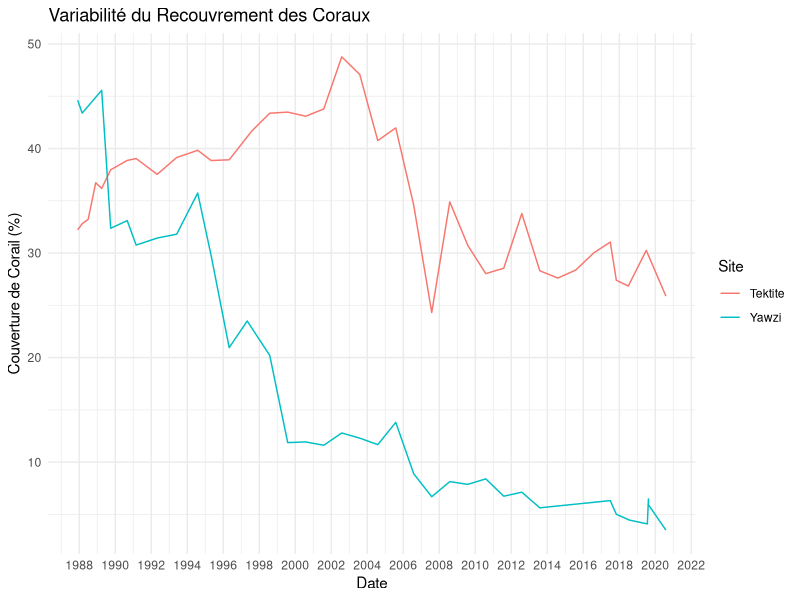
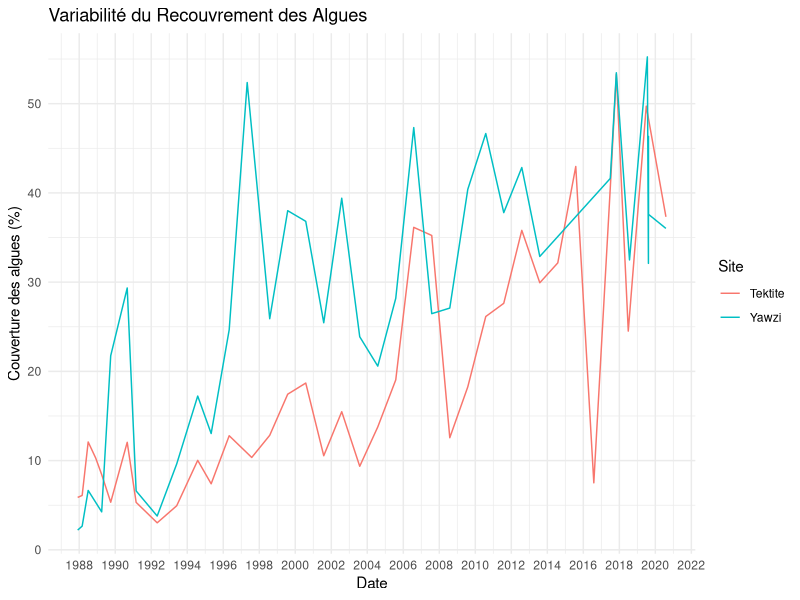
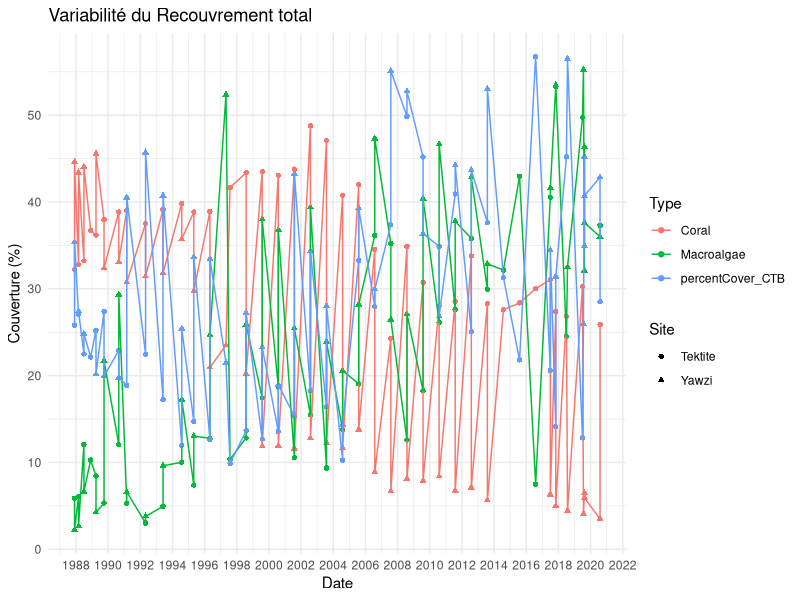
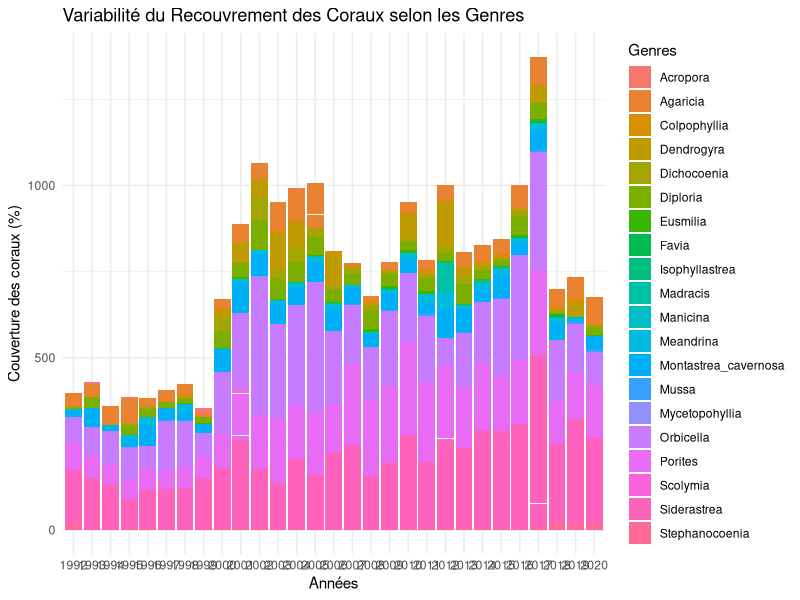
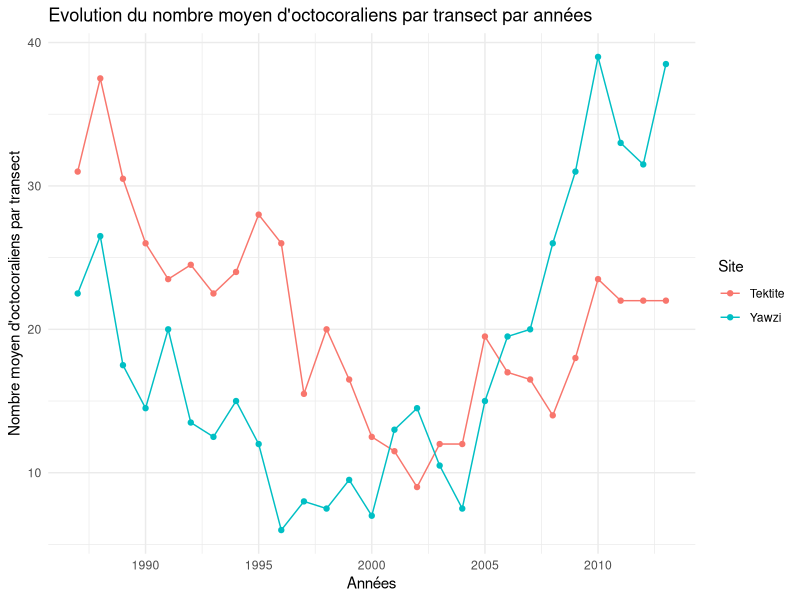
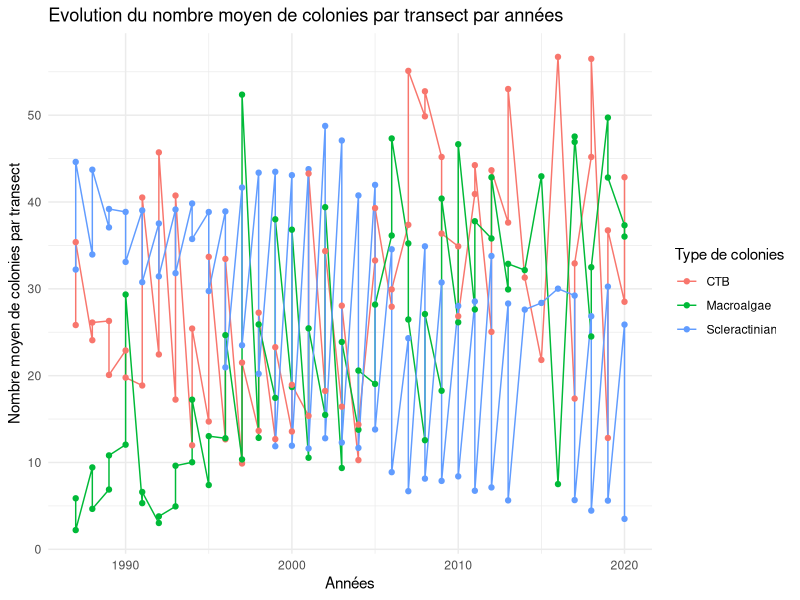
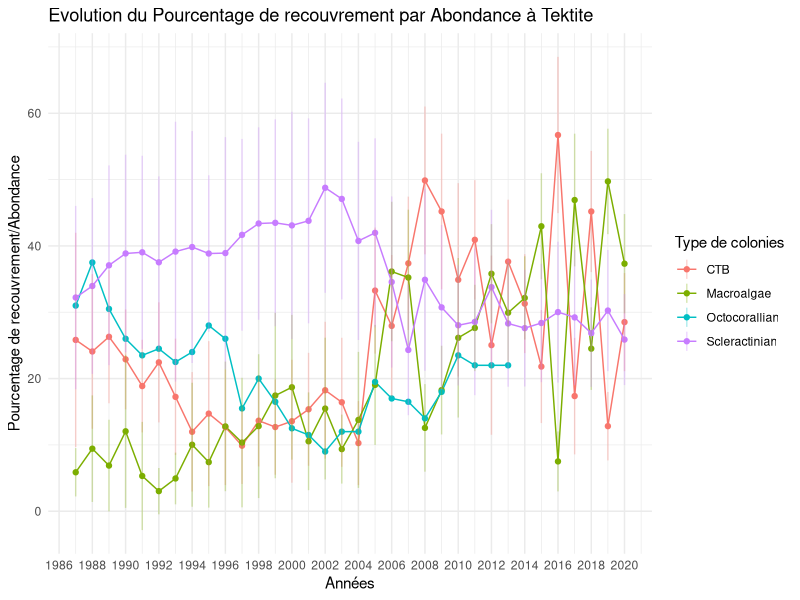
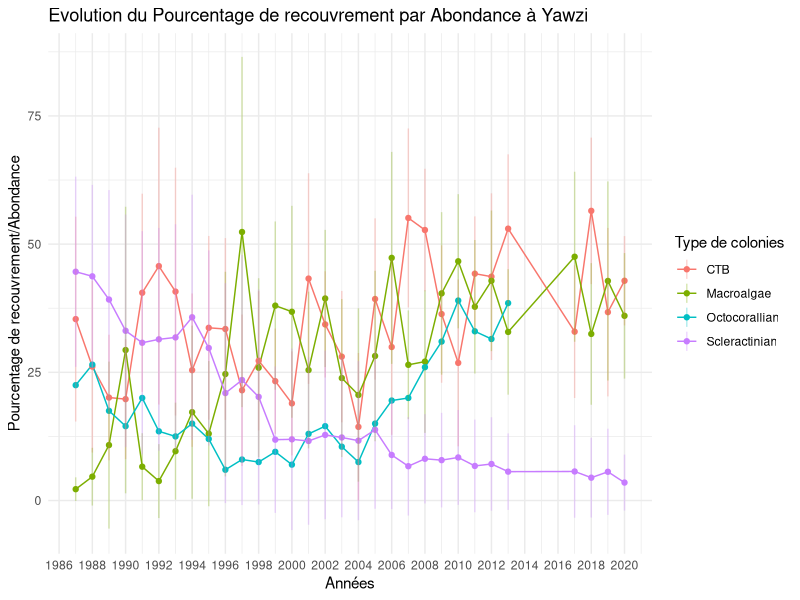

Recreate these plots in R, in order.
library(ggplot2)
library(tidyverse)
library(dplyr)
library(tidyr)
library(stringr)

##### Adultes ----

### Yawzi_tektite ----

# Runer ligne 11 a 52 ensemble 
# Charger les données
cover <- read.csv("Data/raw/Biotique/Adultes/CSUN_USVI_yawzi_tektite_20210401.csv",
                  header = F,
                  skip = 1,
                  sep = ";",
                  col.names = c("date",     
                                "site",     
                                "transect",     
                                "quadrat",     
                                "percentCover_allCoral",     
                                "percentCover_macroalgae",     
                                "percentCover_CTB"),
                  check.names = TRUE)

# Convertir la colonne date en format Date
cover$date <- as.Date(cover$date, format = "%d/%m/%Y")

# Vérifier les types des colonnes et les convertir si nécessaire
cover$site <- as.factor(cover$site)
cover$transect <- as.numeric(as.character(cover$transect))
cover$quadrat <- as.factor(cover$quadrat)
cover$percentCover_allCoral <- as.numeric(as.character(cover$percentCover_allCoral))
cover$percentCover_macroalgae <- as.numeric(as.character(cover$percentCover_macroalgae))
cover$percentCover_CTB <- as.numeric(as.character(cover$percentCover_CTB))

# Convertir les valeurs manquantes en NA
cover$percentCover_allCoral <- ifelse(trimws(as.character(cover$percentCover_allCoral)) == "nd", NA, cover$percentCover_allCoral)
cover$percentCover_macroalgae <- ifelse(trimws(as.character(cover$percentCover_macroalgae)) == "nd", NA, cover$percentCover_macroalgae)
cover$percentCover_CTB <- ifelse(trimws(as.character(cover$percentCover_CTB)) == "nd", NA, cover$percentCover_CTB)

# Calculer la moyenne par date et site
cover_mean <- cover %>%
  group_by(date, site) %>%
  summarise(across(starts_with("percentCover"), mean, na.rm = TRUE))

# Renommer les colonnes
cover_mean <- cover_mean %>%
  rename(Coral = percentCover_allCoral, 
         Macroalgae = percentCover_macroalgae)

# Créer les graphiques
ggplot(data = cover_mean) +
  geom_path(aes(x = date, y = Coral, color = site)) +
  scale_x_date(breaks = scales::breaks_pretty(20)) +
  labs(title = "Variabilité du Recouvrement des Coraux",
       x = "Date",
       y = "Couverture de Corail (%)",
       color = "Site") +
  theme_minimal()

ggplot() +
  geom_path(mapping = aes(x = date, y = Macroalgae, color = site), 
             data = cover_mean)+
  scale_x_date(breaks = scales ::breaks_pretty(20)) +
  labs(title = "Variabilité du Recouvrement des Algues",
       x = "Date",
       y = "Couverture des algues (%)",
       color = "Site") +
  theme_minimal()

# Pivot pour ploter ensemble
cover_long <- pivot_longer(cover_mean, -(date : site) , names_to="Type", values_to="Cover")

ggplot() +
  geom_point(mapping = aes(x = date, y = Cover, color = Type, shape = site ), 
            data = cover_long)+
  geom_line(mapping = aes(x = date, y = Cover, color = Type), 
             data = cover_long)+
  scale_x_date(breaks = scales ::breaks_pretty(20)) +
  labs(title = "Variabilité du Recouvrement total",
       x = "Date",
       y = "Couverture (%)",
       color = "Type",
       shape = "Site") +
  theme_minimal()


### Random ----

species_ab <-read.csv("Data/raw/Biotique/Adultes/CSUN_USVI_random_20210401.csv",header=F 
               ,skip=1
               ,sep=";"  
               , col.names=c(
                 "site",     
                 "quadrat",     
                 "year",     
                 "Coral",     
                 "Macroalgae",     
                 "CTB",     
                 "Orbicella",     
                 "Montastrea_cavernosa",     
                 "Agaricia",     
                 "Colpophyllia",     
                 "Dendrogyra",     
                 "Dichocoenia",     
                 "Diploria",     
                 "Eusmilia",     
                 "Favia",     
                 "Madracis",     
                 "Meandrina",     
                 "Mussa",     
                 "Porites",     
                 "Stephanocoenia",     
                 "Siderastrea",     
                 "Manicina",     
                 "Mycetopohyllia",     
                 "Acropora",     
                 "Isophyllastrea",     
                 "Scolymia",
                 "Millepora"), check.names=TRUE)

# Fix any interval or ratio columns mistakenly read in as nominal and nominal columns read as numeric or dates read as strings
if (class(species_ab$site)!="factor") species_ab$site<- as.factor(species_ab$site)
if (class(species_ab$quadrat)=="factor") species_ab$quadrat <-as.numeric(levels(species_ab$quadrat))[as.integer(species_ab$quadrat) ]               
if (class(species_ab$quadrat)=="character") species_ab$quadrat <-as.numeric(species_ab$quadrat)
if (class(species_ab$percentCover_all)=="factor") species_ab$percentCover_all <-as.numeric(levels(species_ab$percentCover_all))[as.integer(species_ab$percentCover_all) ]               
if (class(species_ab$percentCover_all)=="character") species_ab$percentCover_all <-as.numeric(species_ab$percentCover_all)
if (class(species_ab$percentCover_macroalgae)=="factor") species_ab$percentCover_macroalgae <-as.numeric(levels(species_ab$percentCover_macroalgae))[as.integer(species_ab$percentCover_macroalgae) ]               
if (class(species_ab$percentCover_macroalgae)=="character") species_ab$percentCover_macroalgae <-as.numeric(species_ab$percentCover_macroalgae)
if (class(species_ab$percentCover_CTB)=="factor") species_ab$percentCover_CTB <-as.numeric(levels(species_ab$percentCover_CTB))[as.integer(species_ab$percentCover_CTB) ]               
if (class(species_ab$percentCover_CTB)=="character") species_ab$percentCover_CTB <-as.numeric(species_ab$percentCover_CTB)
if (class(species_ab$Orbicella)=="factor") species_ab$Orbicella <-as.numeric(levels(species_ab$Orbicella))[as.integer(species_ab$Orbicella) ]               
if (class(species_ab$Orbicella)=="character") species_ab$Orbicella <-as.numeric(species_ab$Orbicella)
if (class(species_ab$Montastrea_cavernosa)=="factor") species_ab$Montastrea_cavernosa <-as.numeric(levels(species_ab$Montastrea_cavernosa))[as.integer(species_ab$Montastrea_cavernosa) ]               
if (class(species_ab$Montastrea_cavernosa)=="character") species_ab$Montastrea_cavernosa <-as.numeric(species_ab$Montastrea_cavernosa)
if (class(species_ab$Agaricia)=="factor") species_ab$Agaricia <-as.numeric(levels(species_ab$Agaricia))[as.integer(species_ab$Agaricia) ]               
if (class(species_ab$Agaricia)=="character") species_ab$Agaricia <-as.numeric(species_ab$Agaricia)
if (class(species_ab$Colpophyllia)=="factor") species_ab$Colpophyllia <-as.numeric(levels(species_ab$Colpophyllia))[as.integer(species_ab$Colpophyllia) ]               
if (class(species_ab$Colpophyllia)=="character") species_ab$Colpophyllia <-as.numeric(species_ab$Colpophyllia)
if (class(species_ab$Dendrogyra)=="factor") species_ab$Dendrogyra <-as.numeric(levels(species_ab$Dendrogyra))[as.integer(species_ab$Dendrogyra) ]               
if (class(species_ab$Dendrogyra)=="character") species_ab$Dendrogyra <-as.numeric(species_ab$Dendrogyra)
if (class(species_ab$Dichocoenia)=="factor") species_ab$Dichocoenia <-as.numeric(levels(species_ab$Dichocoenia))[as.integer(species_ab$Dichocoenia) ]               
if (class(species_ab$Dichocoenia)=="character") species_ab$Dichocoenia <-as.numeric(species_ab$Dichocoenia)
if (class(species_ab$Diploria)=="factor") species_ab$Diploria <-as.numeric(levels(species_ab$Diploria))[as.integer(species_ab$Diploria) ]               
if (class(species_ab$Diploria)=="character") species_ab$Diploria <-as.numeric(species_ab$Diploria)
if (class(species_ab$Eusmilia)=="factor") species_ab$Eusmilia <-as.numeric(levels(species_ab$Eusmilia))[as.integer(species_ab$Eusmilia) ]               
if (class(species_ab$Eusmilia)=="character") species_ab$Eusmilia <-as.numeric(species_ab$Eusmilia)
if (class(species_ab$Favia)=="factor") species_ab$Favia <-as.numeric(levels(species_ab$Favia))[as.integer(species_ab$Favia) ]               
if (class(species_ab$Favia)=="character") species_ab$Favia <-as.numeric(species_ab$Favia)
if (class(species_ab$Madracis)=="factor") species_ab$Madracis <-as.numeric(levels(species_ab$Madracis))[as.integer(species_ab$Madracis) ]               
if (class(species_ab$Madracis)=="character") species_ab$Madracis <-as.numeric(species_ab$Madracis)
if (class(species_ab$Meandrina)=="factor") species_ab$Meandrina <-as.numeric(levels(species_ab$Meandrina))[as.integer(species_ab$Meandrina) ]               
if (class(species_ab$Meandrina)=="character") species_ab$Meandrina <-as.numeric(species_ab$Meandrina)
if (class(species_ab$Mussa)=="factor") species_ab$Mussa <-as.numeric(levels(species_ab$Mussa))[as.integer(species_ab$Mussa) ]               
if (class(species_ab$Mussa)=="character") species_ab$Mussa <-as.numeric(species_ab$Mussa)
if (class(species_ab$Porites)=="factor") species_ab$Porites <-as.numeric(levels(species_ab$Porites))[as.integer(species_ab$Porites) ]               
if (class(species_ab$Porites)=="character") species_ab$Porites <-as.numeric(species_ab$Porites)
if (class(species_ab$Stephanocoenia)=="factor") species_ab$Stephanocoenia <-as.numeric(levels(species_ab$Stephanocoenia))[as.integer(species_ab$Stephanocoenia) ]               
if (class(species_ab$Stephanocoenia)=="character") species_ab$Stephanocoenia <-as.numeric(species_ab$Stephanocoenia)
if (class(species_ab$Siderastrea)=="factor") species_ab$Siderastrea <-as.numeric(levels(species_ab$Siderastrea))[as.integer(species_ab$Siderastrea) ]               
if (class(species_ab$Siderastrea)=="character") species_ab$Siderastrea <-as.numeric(species_ab$Siderastrea)
if (class(species_ab$Manicina)=="factor") species_ab$Manicina <-as.numeric(levels(species_ab$Manicina))[as.integer(species_ab$Manicina) ]               
if (class(species_ab$Manicina)=="character") species_ab$Manicina <-as.numeric(species_ab$Manicina)
if (class(species_ab$Mycetopohyllia)=="factor") species_ab$Mycetopohyllia <-as.numeric(levels(species_ab$Mycetopohyllia))[as.integer(species_ab$Mycetopohyllia) ]               
if (class(species_ab$Mycetopohyllia)=="character") species_ab$Mycetopohyllia <-as.numeric(species_ab$Mycetopohyllia)
if (class(species_ab$Acropora)=="factor") species_ab$Acropora <-as.numeric(levels(species_ab$Acropora))[as.integer(species_ab$Acropora) ]               
if (class(species_ab$Acropora)=="character") species_ab$Acropora <-as.numeric(species_ab$Acropora)
if (class(species_ab$Isophyllastrea)=="factor") species_ab$Isophyllastrea <-as.numeric(levels(species_ab$Isophyllastrea))[as.integer(species_ab$Isophyllastrea) ]               
if (class(species_ab$Isophyllastrea)=="character") species_ab$Isophyllastrea <-as.numeric(species_ab$Isophyllastrea)
if (class(species_ab$Scolymia)=="factor") species_ab$Scolymia <-as.numeric(levels(species_ab$Scolymia))[as.integer(species_ab$Scolymia) ]               
if (class(species_ab$Scolymia)=="character") species_ab$Scolymia <-as.numeric(species_ab$Scolymia)

# Convert Missing Values to NA for non-dates
species_ab$quadrat <- ifelse((trimws(as.character(species_ab$quadrat))==trimws("nd")),NA,species_ab$quadrat)               
suppressWarnings(species_ab$quadrat <- ifelse(!is.na(as.numeric("nd")) & (trimws(as.character(species_ab$quadrat))==as.character(as.numeric("nd"))),NA,species_ab$quadrat))
species_ab$Orbicella <- ifelse((trimws(as.character(species_ab$Orbicella))==trimws("nd")),NA,species_ab$Orbicella)               
suppressWarnings(species_ab$Orbicella <- ifelse(!is.na(as.numeric("nd")) & (trimws(as.character(species_ab$Orbicella))==as.character(as.numeric("nd"))),NA,species_ab$Orbicella))
species_ab$Montastrea_cavernosa <- ifelse((trimws(as.character(species_ab$Montastrea_cavernosa))==trimws("nd")),NA,species_ab$Montastrea_cavernosa)               
suppressWarnings(species_ab$Montastrea_cavernosa <- ifelse(!is.na(as.numeric("nd")) & (trimws(as.character(species_ab$Montastrea_cavernosa))==as.character(as.numeric("nd"))),NA,species_ab$Montastrea_cavernosa))
species_ab$Agaricia <- ifelse((trimws(as.character(species_ab$Agaricia))==trimws("nd")),NA,species_ab$Agaricia)               
suppressWarnings(species_ab$Agaricia <- ifelse(!is.na(as.numeric("nd")) & (trimws(as.character(species_ab$Agaricia))==as.character(as.numeric("nd"))),NA,species_ab$Agaricia))
species_ab$Colpophyllia <- ifelse((trimws(as.character(species_ab$Colpophyllia))==trimws("nd")),NA,species_ab$Colpophyllia)               
suppressWarnings(species_ab$Colpophyllia <- ifelse(!is.na(as.numeric("nd")) & (trimws(as.character(species_ab$Colpophyllia))==as.character(as.numeric("nd"))),NA,species_ab$Colpophyllia))
species_ab$Dendrogyra <- ifelse((trimws(as.character(species_ab$Dendrogyra))==trimws("nd")),NA,species_ab$Dendrogyra)               
suppressWarnings(species_ab$Dendrogyra <- ifelse(!is.na(as.numeric("nd")) & (trimws(as.character(species_ab$Dendrogyra))==as.character(as.numeric("nd"))),NA,species_ab$Dendrogyra))
species_ab$Dichocoenia <- ifelse((trimws(as.character(species_ab$Dichocoenia))==trimws("nd")),NA,species_ab$Dichocoenia)               
suppressWarnings(species_ab$Dichocoenia <- ifelse(!is.na(as.numeric("nd")) & (trimws(as.character(species_ab$Dichocoenia))==as.character(as.numeric("nd"))),NA,species_ab$Dichocoenia))
species_ab$Diploria <- ifelse((trimws(as.character(species_ab$Diploria))==trimws("nd")),NA,species_ab$Diploria)               
suppressWarnings(species_ab$Diploria <- ifelse(!is.na(as.numeric("nd")) & (trimws(as.character(species_ab$Diploria))==as.character(as.numeric("nd"))),NA,species_ab$Diploria))
species_ab$Eusmilia <- ifelse((trimws(as.character(species_ab$Eusmilia))==trimws("nd")),NA,species_ab$Eusmilia)               
suppressWarnings(species_ab$Eusmilia <- ifelse(!is.na(as.numeric("nd")) & (trimws(as.character(species_ab$Eusmilia))==as.character(as.numeric("nd"))),NA,species_ab$Eusmilia))
species_ab$Favia <- ifelse((trimws(as.character(species_ab$Favia))==trimws("nd")),NA,species_ab$Favia)               
suppressWarnings(species_ab$Favia <- ifelse(!is.na(as.numeric("nd")) & (trimws(as.character(species_ab$Favia))==as.character(as.numeric("nd"))),NA,species_ab$Favia))
species_ab$Madracis <- ifelse((trimws(as.character(species_ab$Madracis))==trimws("nd")),NA,species_ab$Madracis)               
suppressWarnings(species_ab$Madracis <- ifelse(!is.na(as.numeric("nd")) & (trimws(as.character(species_ab$Madracis))==as.character(as.numeric("nd"))),NA,species_ab$Madracis))
species_ab$Meandrina <- ifelse((trimws(as.character(species_ab$Meandrina))==trimws("nd")),NA,species_ab$Meandrina)               
suppressWarnings(species_ab$Meandrina <- ifelse(!is.na(as.numeric("nd")) & (trimws(as.character(species_ab$Meandrina))==as.character(as.numeric("nd"))),NA,species_ab$Meandrina))
species_ab$Mussa <- ifelse((trimws(as.character(species_ab$Mussa))==trimws("nd")),NA,species_ab$Mussa)               
suppressWarnings(species_ab$Mussa <- ifelse(!is.na(as.numeric("nd")) & (trimws(as.character(species_ab$Mussa))==as.character(as.numeric("nd"))),NA,species_ab$Mussa))
species_ab$Porites <- ifelse((trimws(as.character(species_ab$Porites))==trimws("nd")),NA,species_ab$Porites)               
suppressWarnings(species_ab$Porites <- ifelse(!is.na(as.numeric("nd")) & (trimws(as.character(species_ab$Porites))==as.character(as.numeric("nd"))),NA,species_ab$Porites))
species_ab$Stephanocoenia <- ifelse((trimws(as.character(species_ab$Stephanocoenia))==trimws("nd")),NA,species_ab$Stephanocoenia)               
suppressWarnings(species_ab$Stephanocoenia <- ifelse(!is.na(as.numeric("nd")) & (trimws(as.character(species_ab$Stephanocoenia))==as.character(as.numeric("nd"))),NA,species_ab$Stephanocoenia))
species_ab$Siderastrea <- ifelse((trimws(as.character(species_ab$Siderastrea))==trimws("nd")),NA,species_ab$Siderastrea)               
suppressWarnings(species_ab$Siderastrea <- ifelse(!is.na(as.numeric("nd")) & (trimws(as.character(species_ab$Siderastrea))==as.character(as.numeric("nd"))),NA,species_ab$Siderastrea))
species_ab$Manicina <- ifelse((trimws(as.character(species_ab$Manicina))==trimws("nd")),NA,species_ab$Manicina)               
suppressWarnings(species_ab$Manicina <- ifelse(!is.na(as.numeric("nd")) & (trimws(as.character(species_ab$Manicina))==as.character(as.numeric("nd"))),NA,species_ab$Manicina))
species_ab$Mycetopohyllia <- ifelse((trimws(as.character(species_ab$Mycetopohyllia))==trimws("nd")),NA,species_ab$Mycetopohyllia)               
suppressWarnings(species_ab$Mycetopohyllia <- ifelse(!is.na(as.numeric("nd")) & (trimws(as.character(species_ab$Mycetopohyllia))==as.character(as.numeric("nd"))),NA,species_ab$Mycetopohyllia))
species_ab$Acropora <- ifelse((trimws(as.character(species_ab$Acropora))==trimws("nd")),NA,species_ab$Acropora)               
suppressWarnings(species_ab$Acropora <- ifelse(!is.na(as.numeric("nd")) & (trimws(as.character(species_ab$Acropora))==as.character(as.numeric("nd"))),NA,species_ab$Acropora))
species_ab$Isophyllastrea <- ifelse((trimws(as.character(species_ab$Isophyllastrea))==trimws("nd")),NA,species_ab$Isophyllastrea)               
suppressWarnings(species_ab$Isophyllastrea <- ifelse(!is.na(as.numeric("nd")) & (trimws(as.character(species_ab$Isophyllastrea))==as.character(as.numeric("nd"))),NA,species_ab$Isophyllastrea))
species_ab$Scolymia <- ifelse((trimws(as.character(species_ab$Scolymia))==trimws("nd")),NA,species_ab$Scolymia)               
suppressWarnings(species_ab$Scolymia <- ifelse(!is.na(as.numeric("nd")) & (trimws(as.character(species_ab$Scolymia))==as.character(as.numeric("nd"))),NA,species_ab$Scolymia))

# Selection des donnees
species <- select(species_ab,
              site,
              year,
              Orbicella : Scolymia)  %>%
  pivot_longer(Orbicella : Scolymia , names_to="genus", values_to="Cover")

# Particularité de 2017
species$year <- gsub("^11_(\\d{4})$", "\\1", species$year)
species$year <- gsub("^7_(\\d{4})$", "\\1", species$year)

# Plot
ggplot(species, aes(x = year, y = Cover, fill = genus)) +
  geom_bar(position = "stack", stat = "identity") +
  labs(title = "Variabilité du Recouvrement des Coraux selon les Genres",
       x = "Années",
       y = "Couverture des coraux (%)",
       fill = "Genres") +
  theme_minimal()


### Octo ----
Octocoralien <- read_delim("Data/raw/Biotique/Adultes/Octocoralien.csv", 
                           ";", escape_double = FALSE, col_types = cols(year = col_date(format = "%Y"), 
                                                                        count = col_number()), trim_ws = TRUE)

Octo <- Octocoralien %>%
  group_by(year,site) %>%
  summarise_at(vars(count),
               list(sum), na.rm = TRUE) 
colnames(Octo) <- c("Date","Site","Mean")


Octo <- read_delim("Data/raw/Biotique/Adultes/Octo-long.csv", 
                        ";", escape_double = FALSE, col_types = cols(Date = col_date(format = "%m/%d/%Y"), 
                                                                     Somme = col_number(), Mean = col_number()), 
                        locale = locale(decimal_mark = ","), 
                        trim_ws = TRUE)

ggplot(Octo, aes(x=Date, y=Mean, color = Site)) + 
  geom_line() +
  geom_point() +
  labs(title = "Evolution du nombre moyen d'octocoraliens par transect par années",
       x = "Années",
       y = "Nombre moyen d'octocoraliens par transect",
       color = "Site") +
  theme_minimal()

### Sclero ----
Scleractinien <- read_delim("Data/raw/Biotique/Adultes/CSUN_USVI_yawzi_tektite_20210401.csv", 
                     ";", escape_double = FALSE, col_types = cols(Date = col_date(format = "%d/%m/%Y")), 
                     trim_ws = TRUE)

Scleractinien$Date <- substr(Scleractinien$Date,1,4)

Scleractinien <- select(Scleractinien,
                 Date, 
                 Site = site,
                 Scleractinian = percentCover_allCoral,
                 Macroalgae = percentCover_macroalgae,
                 CTB =percentCover_CTB)

Scleractinien2 <- pivot_longer(Scleractinien, col = c("Scleractinian", "Macroalgae", "CTB"), 
             names_to = "Type", values_to = "Recouvrement" )

Sclero <- Scleractinien2 %>%
  group_by(Date,Site, Type) %>%
  summarise_at(vars(Recouvrement), list(mean, sd), na.rm = TRUE) 

colnames(Sclero) <- c("Date","Site", "Type", "Mean", "Sd")

Sclero <- read_delim("Data/raw/Biotique/Adultes/Sclero-long.csv", 
                          ";", escape_double = FALSE, col_types = cols(Date = col_date(format = "%Y"), 
                                                                       Mean = col_number(), Sd = col_number()), 
                          trim_ws = TRUE)

ggplot(Sclero, aes(x=Date, y=Mean, group = Type, color = Type)) + 
  geom_line() +
  geom_point() +
  labs(title = "Evolution du nombre moyen de colonies par transect par années",
       x = "Années",
       y = "Nombre moyen de colonies par transect",
       color = "Type de colonies") +
  theme_minimal()

### Jointure ----

all_biotique <- full_join(Sclero, Octo, by = c("Date", "Site", "Type", "Mean"))

Tektite <- all_biotique %>%
  filter(Site == "Tektite") %>%
  select(!Site)

Yawzi <- all_biotique %>%
  filter(Site == "Yawzi") %>%
  select(!Site)



### Plot ----
ggplot(Tektite, aes(x=Date, y=Mean, group=Type, color=Type)) + 
  geom_line() +
  geom_point()+
  geom_linerange(aes(ymin=Mean-Sd, ymax=Mean+Sd), alpha = 0.3)+
  scale_x_date(breaks = scales ::breaks_pretty(20)) +
  labs(title = "Evolution du Pourcentage de recouvrement par Abondance à Tektite",
       x = "Années",
       y = "Pourcentage de recouvrement/Abondance",
       color = "Type de colonies") +
  theme_minimal()



ggplot(Yawzi, aes(x=Date, y=Mean, group=Type, color=Type)) + 
  geom_line() +
  geom_point()+
  geom_linerange(aes(ymin=Mean-Sd, ymax=Mean+Sd), alpha = 0.3)+
  scale_x_date(breaks = scales ::breaks_pretty(20)) +
  labs(title = "Evolution du Pourcentage de recouvrement par Abondance à Yawzi",
       x = "Années",
       y = "Pourcentage de recouvrement/Abondance",
       color = "Type de colonies") +
  theme_minimal()


### Recru ----
Recru <- read_csv("Data/raw/Biotique/Recrutement/CSUN_USVI_spat_counts_20181007.csv", 
                  col_types = cols(Year = col_date(format = "%Y"), 
                                   Total = col_number()))
Recru <- Recru %>%
  select(Site, Year, Total)%>%
  rename(Recrutement = Total) %>%
  filter(Site == "Tektite" | Site =="Yawzi Point")%>%
  group_by(Year, Site) %>%
  summarize_at(vars(Recrutement), list(mean))

ggplot(Recru, aes(x=Year, y=Recrutement, group=Site, color=Site)) + 
  geom_line() +
  geom_point()+
  scale_x_date(breaks = scales ::breaks_pretty(10)) +
  labs(title = "Recrutement en fonction du temps",
       x = "Années",
       y = "Abondance moyenne de recrues par tuile",
       color = "Type de colonies") +
  theme_minimal()
